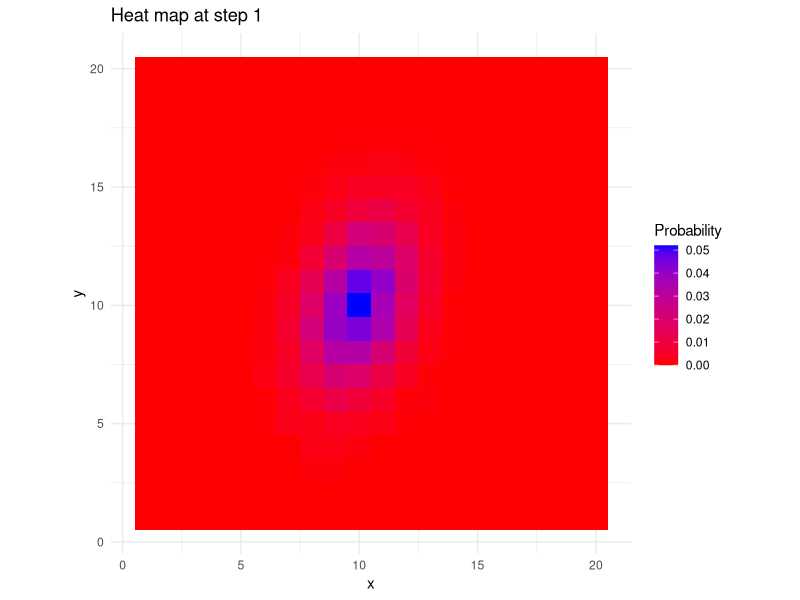
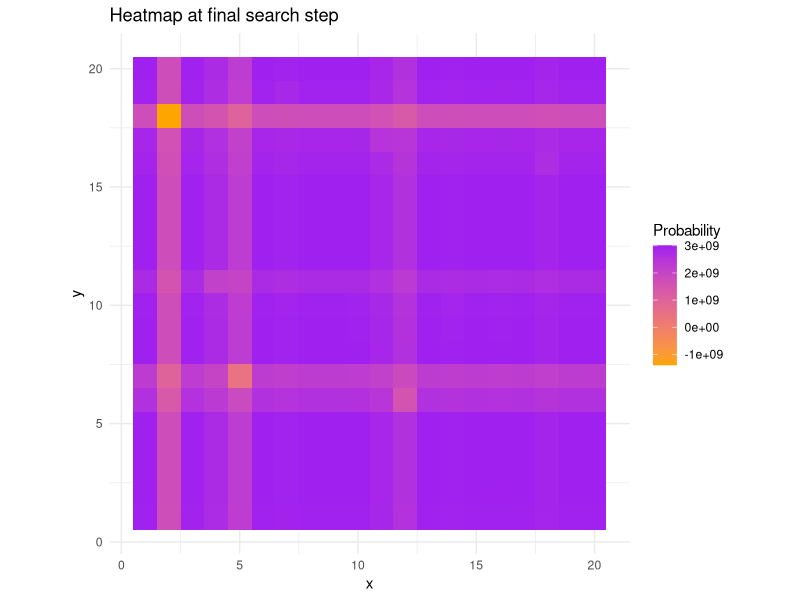

These charts were generated, in order, by the following R code:
#### Required Functions ####
options(digits=4)
library(ggplot2)
library(MASS)

#### Data Generating Functions ####

generate_lost <- function(grid_size, nsims){
  
  # Function to generate the prior distribution for the 
  # location of the lost fisherman
  # Args: 
  #       grid_size: the dimensions of the square search grid
  #       nsims: number of samples to base the prior distribution on
  
  mu_vec  <- c(grid_size/2, grid_size/2)
  sig_mat <- matrix(c(2, 1, 5, 5), 2,2)
  
  dat <- mvrnorm(nsims, mu_vec, sig_mat)
  dat <- round(abs(dat))
  head(dat)
  summary(as.data.frame(dat))
  prior <- matrix(rep(0,grid_size^2), grid_size, grid_size)
  for (i in 1:NROW(dat)){
    
    if (dat[i,1] < grid_size & dat[i,2] < grid_size){
      prior[dat[i,1], dat[i,2]] <- prior[dat[i,1], dat[i,2]] + 1
    }
    
  }
  prior <- prior/sum(prior)
  return(prior)
}

generate_fisherman <- function(grid_size){
  
  # Function to generate the true location of the lost fisherman.
  # This should not effect the search decision in any way!! It is unkown
  # to the search crew.
  # Args: 
  #       grid_size: the dimensions of the square search grid

  
  mu_vec  <- c(grid_size/2, grid_size/2)
  sig_mat <- matrix(c(2, 1, 5, 5), 2,2)
  
  location  <- round(mvrnorm(1, mu_vec, sig_mat))
  true_grid <- matrix(rep(0, grid_size^2), grid_size, grid_size)
  true_grid[location[1], location[2]] <- 1
  
  return(true_grid)
}

#### Simulation ####

search_size <- 20
unifs <- runif(search_size^2, min = 0.6, max = 0.9)
##Step 2 - gain detection distribution
detect_pr <- matrix(unifs, ncol = search_size)

#...
##step 1 - prior of experts
prior <- generate_lost(search_size,10000)
#get fishermans location 
fish_grid <- generate_fisherman(search_size)
cell <- which(fish_grid == 1,arr.ind=TRUE)
rowf <- cell[1]
colf <- cell[2]

post_tracker <- numeric()
max_hours <- 48
fishermanfound <- FALSE
prior1 <- prior
##posterior=prior at first 
posterior <- prior
df_prior <- expand.grid(x = 1:search_size, y = 1:search_size)

df_prior$value <- as.vector(prior)
ggplot(df_prior, aes(x = x, y = y, fill = value)) +
  geom_tile() +
  scale_fill_gradient(low = "red", high = "blue") +
  coord_fixed() +
  labs(title = "Heat map at step 1", fill = "Probability") +
  theme_minimal()

for (i in 1:max_hours){
  ##step 3 - merge 2 distributions  
  ##posterior initially prior ,we use the previous posterior as the new prior
  grid <- posterior*detect_pr
  ##step 4 - search cell with highest probabibility
  #cell_check <- which(grid == 1,arr.ind=TRUE)
  ##finding the index with the highest probability
  cell_check <- arrayInd(which.max(grid), dim(grid))
  row <- cell_check[1]
  col <- cell_check[2]
 ##check if fisherman is in the cell
  if(fish_grid[row,col]==1){
    ##use detection pr check if we find fisherman given he is in the cell.
    ##1 sample,1 trial using highest probability of cells
    detected <- rbinom(1, 1, detect_pr[row, col])
  }
    else {
      detected <- 0
    }
  post_tracker[i] <- posterior[rowf,colf]
  
  #step 5 -if not detected update using Bayes
  if (detected == 1) {
    cat("Fisherman here", i, "in cell (", row, ",", col, ")\n")
    fishermanfound <- TRUE
    break
  }
  pi <- detect_pr[row,col]
  posterior[row,col] <- ((1-pi)*posterior[row,col])/1 - pi * posterior[row, col]
  posterior[-row, -col] <- posterior[-row, -col] / 1 - pi * posterior[row, col]
  
}
print(prior1)
print(posterior)

df_posterior <- expand.grid(x = 1:search_size, y = 1:search_size)
df_posterior$value <- as.vector(posterior)
ggplot(df_posterior, aes(x = x, y = y, fill = value)) +
  geom_tile() +
  scale_fill_gradient(low = "orange", high = "purple") +
  coord_fixed() +
  labs(title = "Heatmap at final search step", fill = "Probability") +
  theme_minimal()



###################################################################################################DO 2B,D AND C(TRACK POSTERIOR PR OF OCCURENCE FOR CELL FISHERMAN ACTUALLY IN)

